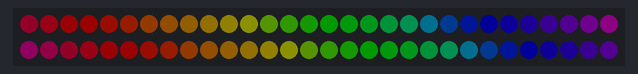
Bench run of a sketch on a simulated Arduino Uno, built with avr-gcc and run on an emulated ATmega328P. Parts: 60 RGB LEDs in strip order, left to right, continuing on the next row. Dim RGB values are drawn brighter than linear.

Above: at 0.15 s.
At 5.89 s:
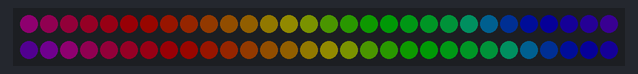
At 10.12 s:
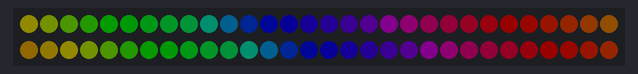
At 19.79 s:
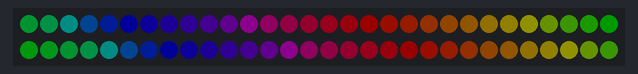
At 29.45 s:
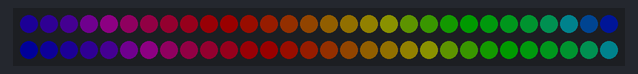
At 39.72 s:
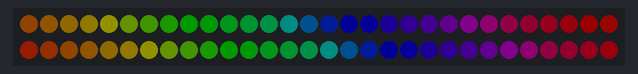

The sketch:

Ledstrip_Rainbow.ino
```cpp
#include "FastLED.h"

#define LED_DT 7

#define COLOR_ORDER GRB
#define LED_TYPE WS2812
#define NUM_LEDS 60

uint8_t max_bright = 25;

struct CRGB leds[NUM_LEDS];

void setup() {
  Serial.begin(115200);
  LEDS.addLeds<LED_TYPE, LED_DT, COLOR_ORDER>(leds, NUM_LEDS);
  FastLED.setBrightness(max_bright);
}

void loop () {
    uint8_t thisSpeed = 20;
    uint8_t deltaHue = 8;
    uint8_t thisHue = beat8(thisSpeed, 255);
    fill_rainbow(leds, NUM_LEDS, thisHue, deltaHue);
    FastLED.show();
}
```
